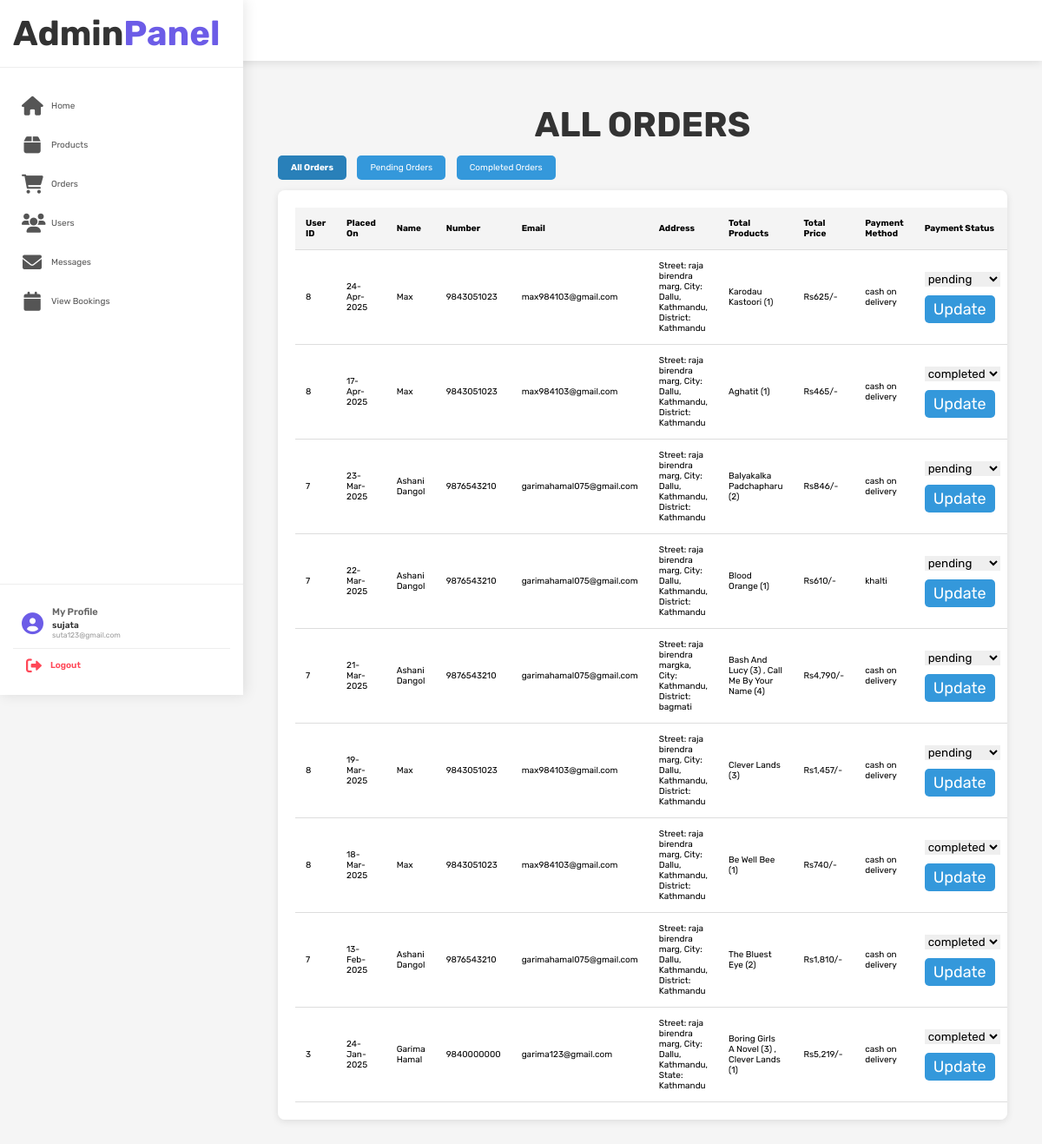
/admin_orders.php (signed in), run on the app's committed database.
### tables this page shows
CREATE TABLE `orders` (
  `id` int(100) NOT NULL,
  `user_id` int(100) NOT NULL,
  `name` varchar(100) NOT NULL,
  `number` varchar(12) NOT NULL,
  `email` varchar(100) NOT NULL,
  `method` varchar(50) NOT NULL,
  `address` varchar(500) NOT NULL,
  `total_products` varchar(1000) NOT NULL,
  `total_price` int(100) NOT NULL,
  `placed_on` varchar(50) NOT NULL,
  `payment_status` varchar(20) NOT NULL DEFAULT 'pending'
);

### admin_orders.php (the view, shortened to what this page needs)
<?php
include 'config.php';
$filter = isset($_GET['filter']) ? $_GET['filter'] : '';
$where_clause = '';
$page_title = "All Orders";
?>
<!DOCTYPE html>
<html lang="en">
<head>
   <link rel="stylesheet" href="https://cdnjs.cloudflare.com/ajax/libs/font-awesome/6.0.0/css/all.min.css">
   <link rel="stylesheet" href="css/admin_style.css">
</head>
<body>
<?php include 'admin_header.php'; ?>
<div class="main-content">
<section class="orders">
   <h1 class="title"><?php echo $page_title; ?></h1>
   <div class="filter-buttons">
      <a href="admin_orders.php" class="filter-btn <?php echo empty($filter) ? 'active' : ''; ?>">All Orders</a>
      <a href="admin_orders.php?filter=pending" class="filter-btn <?php echo $filter == 'pending' ? 'active' : ''; ?>">Pending Orders</a>
      <a href="admin_orders.php?filter=completed" class="filter-btn <?php echo $filter == 'completed' ? 'active' : ''; ?>">Completed Orders</a>
   </div>
   <div class="table-container">
       <table>
           <thead>
               <tr>
                   <th>User ID</th>
                   <th>Placed On</th>
                   <th>Name</th>
                   <th>Number</th>
                   <th>Email</th>
                   <th>Address</th>
                   <th>Total Products</th>
                   <th>Total Price</th>
                   <th>Payment Method</th>
                   <th>Payment Status</th>
               </tr>
           </thead>
           <tbody>
               <?php
               $select_orders = mysqli_query($conn, "SELECT * FROM `orders` $where_clause ORDER BY STR_TO_DATE(placed_on, '%d-%b-%Y') DESC") or die('query failed');
               if(mysqli_num_rows($select_orders) > 0){
                   while($fetch_orders = mysqli_fetch_assoc($select_orders)){
               ?>
               <tr>
                   <td data-label="User ID"><?php echo $fetch_orders['user_id']; ?></td>
                   <td data-label="Placed On"><?php echo $fetch_orders['placed_on']; ?></td>
                   <td data-label="Name"><?php echo $fetch_orders['name']; ?></td>
                   <td data-label="Number"><?php echo $fetch_orders['number']; ?></td>
                   <td data-label="Email"><?php echo $fetch_orders['email']; ?></td>
                   <td data-label="Address"><?php echo $fetch_orders['address']; ?></td>
                   <td data-label="Total Products"><?php echo $fetch_orders['total_products']; ?></td>
                   <td data-label="Total Price">Rs<?php echo number_format($fetch_orders['total_price']); ?>/-</td>
                   <td data-label="Payment Method"><?php echo $fetch_orders['method']; ?></td>
                   <td data-label="Payment Status">
                       <form action="" method="post" class="action-buttons">
                           <select name="update_payment">
                               <option value="" selected disabled><?php echo $fetch_orders['payment_status']; ?></option>
                           </select>
                           <input type="submit" value="Update" name="update_order" class="option-btn">
                       </form>
                   </td>
               </tr>
               <?php
                   }
               } else {
                   echo '<tr><td colspan="11" class="empty">No orders found!</td></tr>';
               }
               ?>
           </tbody>
       </table>
   </div>
</section>
</div>
</body>
</html>

### css/admin_style.css (style rules this page uses)
:root { --purple:#8e44ad; --red:#c0392b; --orange:#f39c12; --black:#333; --white:#fff; --light-color:#666; --light-white:#ccc; --light-bg:#f5f5f5; --border:.1rem solid var(--black); --box-shadow:0 .5rem 1rem rgba(0,0,0,.1); }
* { font-family: 'Rubik', sans-serif; margin:0; padding:0; box-sizing: border-box; outline: none; border:none; text-decoration: none; transition:all .2s linear; }
html { font-size: 62.5%; overflow-x: hidden; }
body { background-color: var(--light-bg); }
section { padding:3rem 2rem; }
.title { text-align: center; margin-bottom: 2rem; text-transform: uppercase; color:var(--black); font-size: 4rem; }
.btn, .option-btn, .delete-btn, .white-btn { display: inline-block; margin-top: 1rem; padding:1rem 3rem; cursor: pointer; color:var(--white); font-size: 1.8rem; border-radius: .5rem; text-transform: capitalize; }
.option-btn { background-color: var(--orange); }

### admin_orders.php (style rules this page uses)
body { background-color: #f5f5f5; }
.main-content { margin-left: 250px; padding: 20px; }
.table-container { overflow-x: auto; background: #fff; padding: 20px; margin-top: 20px; border-radius: 8px; box-shadow: 0 2px 8px rgba(0,0,0,0.1); }
table { width: 100%; border-collapse: collapse; }
th, td { padding: 12px; text-align: left; border-bottom: 1px solid #ddd; }
th { background: #f4f4f4; font-weight: bold; }
.option-btn, .delete-btn { padding: 5px 10px; border: none; border-radius: 5px; text-decoration: none; color: #fff; cursor: pointer; transition: background 0.3s; }
.option-btn { background-color: #3498db; }
.filter-buttons { margin-bottom: 20px; }
.filter-btn { padding: 8px 15px; margin-right: 10px; border: none; border-radius: 5px; background: #3498db; color: white; cursor: pointer; }
.filter-btn.active { background: #2980b9; font-weight: bold; }

### admin_header.php (style rules this page uses)
body { margin: 0; padding: 0; font-family: 'Poppins', sans-serif; transition: all 0.3s ease; min-height: 100vh; position: relative; }
.main-content { margin-top: 70px; padding: 2rem; transition: all 0.3s ease; min-height: calc(100vh - 70px); }
@media (min-width: 992px) { .main-content { margin-left: 280px; } }

### data on the page
orders: user "8", placed_on "24-Apr-2025", name "Max", number "9843051023", email "max984103@gmail.com", address "Street: raja birendra marg, City: Dallu, Kathmandu, District: Kathmandu", total_products "Karodau Kastoori (1)", total_price "625", method "cash on delivery", update_payment "pending"
orders: user "8", placed_on "17-Apr-2025", name "Max", number "9843051023", email "max984103@gmail.com", address "Street: raja birendra marg, City: Dallu, Kathmandu, District: Kathmandu", total_products "Aghatit (1)", total_price "465", method "cash on delivery", update_payment "completed"
orders: user "7", placed_on "23-Mar-2025", name "Ashani Dangol", number "9876543210", email "garimahamal075@gmail.com", address "Street: raja birendra marg, City: Dallu, Kathmandu, District: Kathmandu", total_products "Balyakalka Padchapharu (2)", total_price "846", method "cash on delivery", update_payment "pending"
orders: user "7", placed_on "22-Mar-2025", name "Ashani Dangol", number "9876543210", email "garimahamal075@gmail.com", address "Street: raja birendra marg, City: Dallu, Kathmandu, District: Kathmandu", total_products "Blood Orange (1)", total_price "610", method "khalti", update_payment "pending"
orders: user "7", placed_on "21-Mar-2025", name "Ashani Dangol", number "9876543210", email "garimahamal075@gmail.com", address "Street: raja birendra margka, City: Kathmandu, District: bagmati", total_products "Bash And Lucy (3) , Call Me By Your Name (4)", total_price "4,790", method "cash on delivery", update_payment "pending"
orders: user "8", placed_on "19-Mar-2025", name "Max", number "9843051023", email "max984103@gmail.com", address "Street: raja birendra marg, City: Dallu, Kathmandu, District: Kathmandu", total_products "Clever Lands (3)", total_price "1,457", method "cash on delivery", update_payment "pending"
orders: user "8", placed_on "18-Mar-2025", name "Max", number "9843051023", email "max984103@gmail.com", address "Street: raja birendra marg, City: Dallu, Kathmandu, District: Kathmandu", total_products "Be Well Bee (1)", total_price "740", method "cash on delivery", update_payment "completed"
orders: user "7", placed_on "13-Feb-2025", name "Ashani Dangol", number "9876543210", email "garimahamal075@gmail.com", address "Street: raja birendra marg, City: Dallu, Kathmandu, District: Kathmandu", total_products "The Bluest Eye (2)", total_price "1,810", method "cash on delivery", update_payment "completed"
orders: user "3", placed_on "24-Jan-2025", name "Garima Hamal", number "9840000000", email "garima123@gmail.com", address "Street: raja birendra marg, City: Dallu, Kathmandu, State: Kathmandu", total_products "Boring Girls A Novel (3) , Clever Lands (1)", total_price "5,219", method "cash on delivery", update_payment "completed"

### other printed values
$_SESSION['admin_name'] "sujata"
$_SESSION['admin_email'] "suta123@gmail.com"
$page_title "ALL ORDERS"
